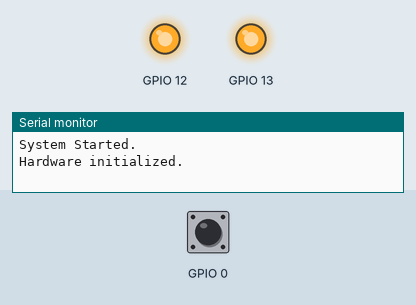
A program run on a simulated ESP8266 (NodeMCU). Parts: output pins drawn as LEDs (lit = HIGH), the last lines printed to the serial monitor. Inputs (shaded band) come from the test bench; at power-on: GPIO 0 HIGH.

Above: at 1.3 s.
1.4 s: GPIO 0 pulled LOW for 0.3 s
At 1.62 s:
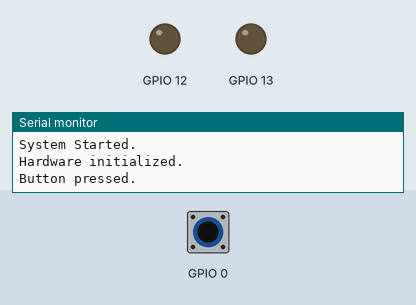
3.2 s: GPIO 0 pulled LOW for 3.2 s
At 7.0 s:
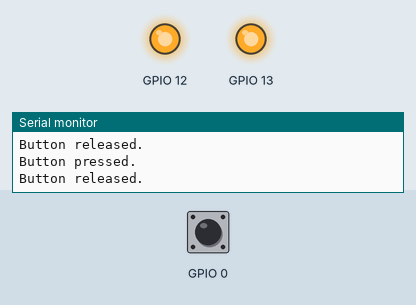
Timing chart, 0 to 8.5 s (numbered marks = the images above; inputs shaded):
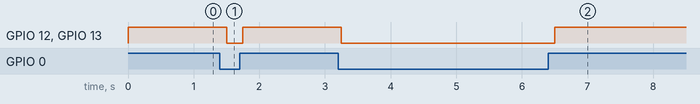

The program:

main.cpp
```cpp
#include <Arduino.h>
#include "sonoff_standard_hw.h"

/**************************************************************************************************/

/* Globals */

Sonoff sonoff;

/**************************************************************************************************/

void setup()
{
    // Initialize Serial
    Serial.begin(115200);
    Serial.println("System Started.");

    // Initialize Sonoff hardware
    sonoff.rele_init();
    sonoff.led_init();
    sonoff.button_init();

    Serial.println("Hardware initialized.");
    Serial.println("");
}

void loop()
{
    static bool btn_pressed = false;

    if(sonoff.button_pressed())
    {
        if(!btn_pressed)
        {
            Serial.println("Button pressed.");
            sonoff.led_on();
            sonoff.rele_on();
            btn_pressed = true;
        }
    }
    else
    {
        if(btn_pressed)
        {
            Serial.println("Button released.");
            sonoff.led_off();
            sonoff.rele_off();
            btn_pressed = false;
        }
    }
    delay(250);
}
```

Measured:
- after the input at 1.4 s, GPIO 12, GPIO 13: HIGH → LOW after 0.10 s, → HIGH 0.25 s later
- after the input at 3.2 s, GPIO 12, GPIO 13: HIGH → LOW after 0.05 s, → HIGH 3.3 s later
